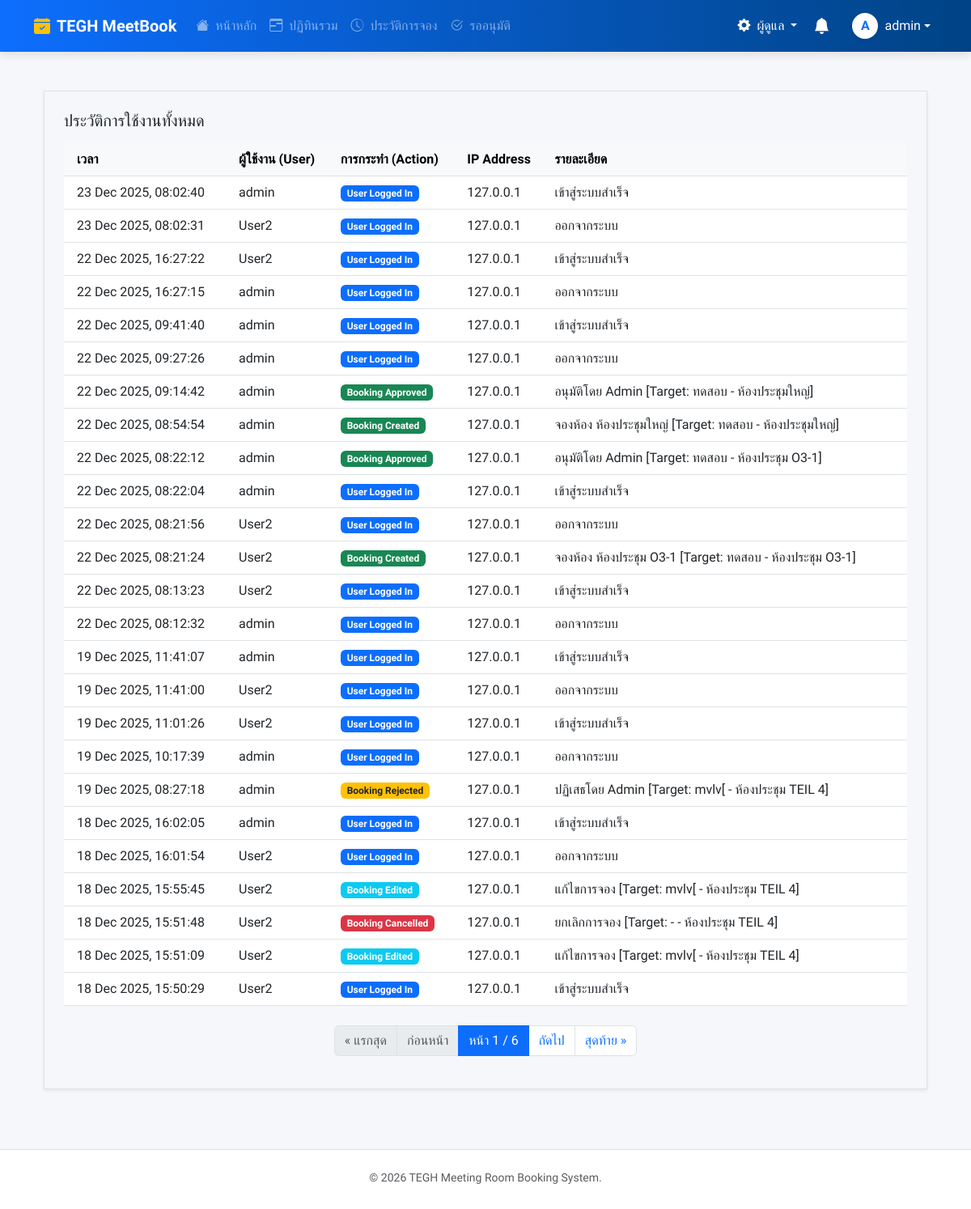
/audit-log/ (signed in), run on an earlier commit of the app's database.
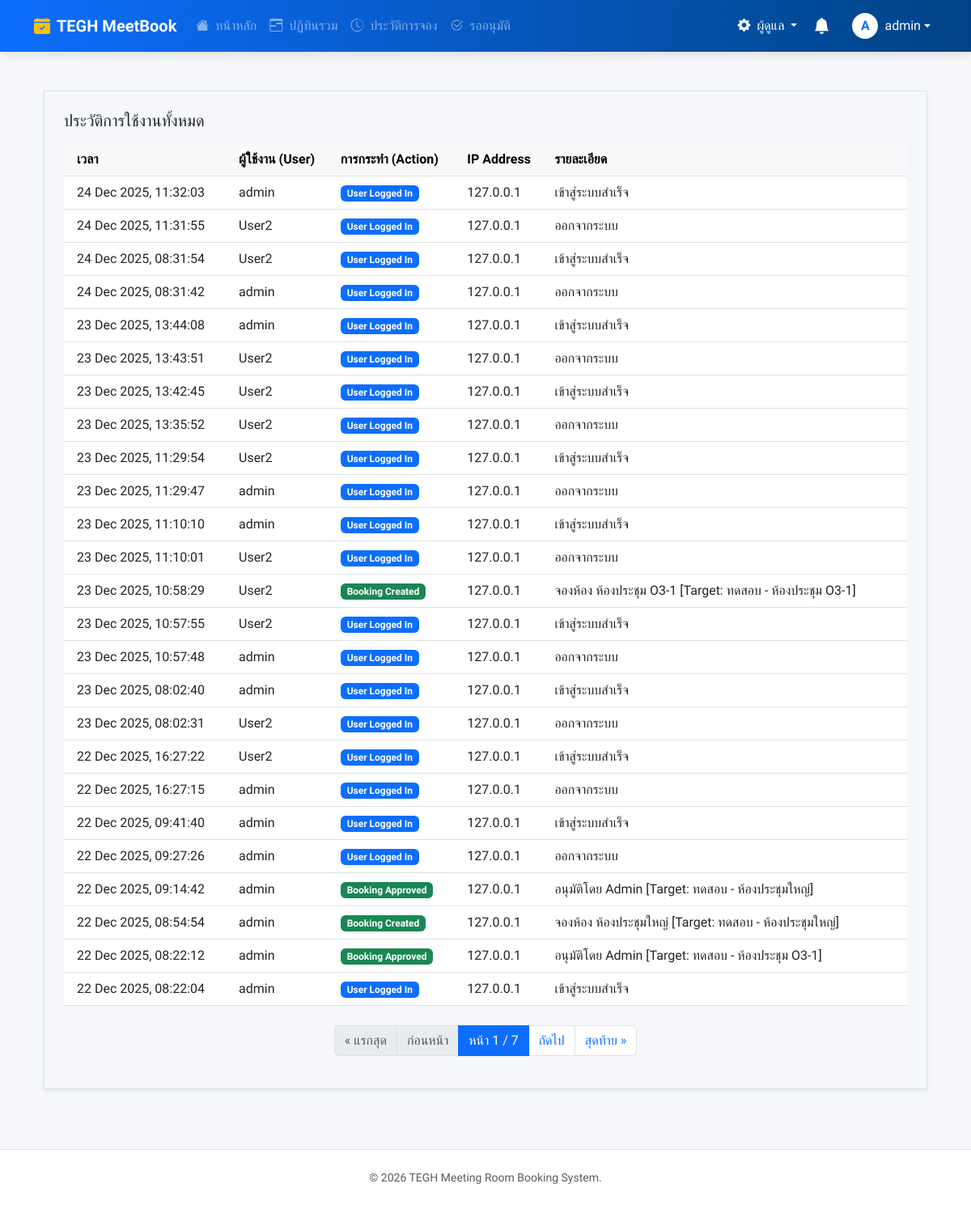
And on a later commit of the database.
### booking/models.py (models this page shows, shortened)
class AuditLog(models.Model):
    ACTION_CHOICES = [
        ('LOGIN', 'User Logged In'),
        ('BOOKING_CREATED', 'Booking Created'),
        ('BOOKING_EDITED', 'Booking Edited'),
        ('BOOKING_CANCELLED', 'Booking Cancelled'),
        ('BOOKING_APPROVED', 'Booking Approved'),
        ('BOOKING_REJECTED', 'Booking Rejected'),
        ('OUTLOOK_SYNC', 'Outlook Synced'),
    ]
    user = models.ForeignKey(User, on_delete=models.SET_NULL, null=True, blank=True)
    action = models.CharField(max_length=20, choices=ACTION_CHOICES)
    timestamp = models.DateTimeField(auto_now_add=True)
    details = models.TextField(blank=True, null=True)
    ip_address = models.GenericIPAddressField(null=True, blank=True)
    class Meta:
        ordering = ['-timestamp']

### booking/views.py (the view)
# urls.py: path('audit-log/', views.audit_log_view, name='audit_log'),
@login_required
def audit_log_view(request):
    logs = AuditLog.objects.all().order_by('-timestamp')
    paginator = Paginator(logs, 25)
    page_obj = paginator.get_page(request.GET.get('page'))
    return render(request, 'pages/audit_log.html', {**get_base_context(request), 'page_obj': page_obj})

### booking/views.py (called while the page is built)
def is_admin(user):
    return user.is_authenticated and (user.is_superuser or user.is_staff or user.groups.filter(name='Admin').exists())

def is_approver_or_admin(user):
    return user.is_authenticated and (user.is_superuser or user.is_staff or user.groups.filter(name__in=['Approver', 'Admin']).exists())

### templates/pages/audit_log.html (shortened to what this page needs)
{% extends 'base.html' %}
{% load static %}
{% block content %}
<div class="container-fluid py-4">
    <div class="content-card shadow-sm border p-3 p-md-4">
        <h5 class="mb-3">ประวัติการใช้งานทั้งหมด</h5>
        <div class="table-responsive">
            <table class="table table-hover mb-0 align-middle">
                <thead class="table-light">
                    <tr>
                        <th scope="col" class="ps-3">เวลา</th>
                        <th scope="col">ผู้ใช้งาน (User)</th>
                        <th scope="col">การกระทำ (Action)</th>
                        <th scope="col">IP Address</th>
                        <th scope="col">รายละเอียด</th>
                    </tr>
                </thead>
                <tbody>
                    {% for log in page_obj %}
                    <tr>
                        <td class="ps-3">{{ log.timestamp|date:"d M Y, H:i:s" }}</td>
                        <td>
                            {% if log.user %}
                                {{ log.user.username }}
                            {% else %}
                                <span class="text-muted small">(N/A)</span>
                            {% endif %}
                        </td>
                        <td>
                            <span class="badge
                                {% if log.action == 'LOGIN' %}bg-primary
                                {% elif log.action == 'BOOKING_CREATED' %}bg-success
                                {% elif log.action == 'BOOKING_EDITED' %}bg-info
                                {% elif log.action == 'BOOKING_APPROVED' %}bg-success
                                {% elif log.action == 'BOOKING_REJECTED' %}bg-warning text-dark
                                {% elif log.action == 'BOOKING_CANCELLED' %}bg-danger
                                {% else %}bg-secondary{% endif %}">
                                {{ log.get_action_display }}
                            </span>
                        </td>
                        <td>{{ log.ip_address|default:"-" }}</td>
                        <td>{{ log.details|default:"-" }}</td>
                    </tr>
                    {% endfor %}
                </tbody>
            </table>
        </div>
        {% if page_obj.has_other_pages %}
            <nav aria-label="Page navigation" class="mt-4">
                <ul class="pagination justify-content-center">
                    {% if page_obj.has_previous %}
                        <li class="page-item"><a class="page-link" href="?page=1">&laquo; แรกสุด</a></li>
                        <li class="page-item"><a class="page-link" href="?page={{ page_obj.previous_page_number }}">ก่อนหน้า</a></li>
                    {% else %}
                        <li class="page-item disabled"><span class="page-link">&laquo; แรกสุด</span></li>
                        <li class="page-item disabled"><span class="page-link">ก่อนหน้า</span></li>
                    {% endif %}
                    <li class="page-item active" aria-current="page">
                        <span class="page-link">หน้า {{ page_obj.number }} / {{ page_obj.paginator.num_pages }}</span>
                    </li>
                    {% if page_obj.has_next %}
                        <li class="page-item"><a class="page-link" href="?page={{ page_obj.next_page_number }}">ถัดไป</a></li>
                        <li class="page-item"><a class="page-link" href="?page={{ page_obj.paginator.num_pages }}">สุดท้าย &raquo;</a></li>
                    {% else %}
                        <li class="page-item disabled"><span class="page-link">ถัดไป</span></li>
                        <li class="page-item disabled"><span class="page-link">สุดท้าย &raquo;</span></li>
                    {% endif %}
                </ul>
            </nav>
        {% endif %}
    </div>
</div>
{% endblock %}

### templates/base.html (shortened to what this page needs)
<!DOCTYPE html>
<html lang="th">
<head>
    <link href="https://cdn.jsdelivr.net/npm/bootstrap@5.3.0/dist/css/bootstrap.min.css" rel="stylesheet">
    <link rel="stylesheet" href="https://cdn.jsdelivr.net/npm/bootstrap-icons@1.11.0/font/bootstrap-icons.css">
    <link href="https://cdn.jsdelivr.net/npm/select2@4.1.0-rc.0/dist/css/select2.min.css" rel="stylesheet" />
    <link rel="stylesheet" href="https://cdn.jsdelivr.net/npm/select2-bootstrap-5-theme@1.3.0/dist/select2-bootstrap-5-theme.min.css" />
</head>
<body class="d-flex flex-column min-vh-100">
    <nav class="navbar navbar-expand-lg navbar-dark navbar-premium sticky-top">
        <div class="container">
            <a class="navbar-brand fw-bold d-flex align-items-center" href="{% url 'dashboard' %}">
                <i class="bi bi-calendar-check-fill me-2 text-warning"></i>
                TEGH MeetBook
            </a>
            <div class="collapse navbar-collapse" id="navbarNav">
                <ul class="navbar-nav me-auto">
                    {% for item in menu_items %}
                    <li class="nav-item">
                        <a class="nav-link {% if item.active %}active text-white{% else %}text-white-50{% endif %}" href="{% url item.url_name %}">
                            <i class="bi {{ item.icon }} me-1"></i> {{ item.label }}
                        </a>
                    </li>
                    {% endfor %}
                </ul>
                <ul class="navbar-nav align-items-center gap-1">
                    {% if is_admin_user %}
                    <li class="nav-item dropdown">
                        <a class="nav-link dropdown-toggle text-white" href="#" data-bs-toggle="dropdown">
                            <i class="bi bi-gear-fill me-1"></i> ผู้ดูแล
                        </a>
                    </li>
                    {% endif %}
                    <li class="nav-item dropdown">
                        <a class="nav-link position-relative text-white" href="#" id="notificationDropdown" role="button" data-bs-toggle="dropdown" aria-expanded="false">
                            <i class="bi bi-bell-fill fs-5"></i>
                        </a>
                    </li>
                    {% if user.is_authenticated %}
                    <li class="nav-item dropdown ms-2">
                        <a class="nav-link dropdown-toggle text-white d-flex align-items-center" href="#" data-bs-toggle="dropdown">
                            <div class="bg-white text-primary rounded-circle d-flex align-items-center justify-content-center fw-bold me-2 shadow-sm" style="width: 32px; height: 32px;">
                                {{ user.username|make_list|first|upper }}
                            </div>
                            <span class="d-none d-lg-inline">{{ user.username }}</span>
                        </a>
                    </li>
                    {% else %}
                    <li class="nav-item"><a class="nav-link text-white fw-bold" href="{% url 'login' %}">เข้าสู่ระบบ</a></li>
                    {% endif %}
                </ul>
            </div>
        </div>
    </nav>
    <main class="main-wrapper mt-4">
        <div class="container">
            {% block content %}{% endblock %}
        </div>
    </main>
    <footer class="bg-white border-top py-4 mt-auto">
        <div class="container text-center text-muted small">
            <p class="mb-1">&copy; 2026 TEGH Meeting Room Booking System.</p>
        </div>
    </footer>
</body>
</html>

What changed in the data, as far as the page shows it:
no longer on this page (row unchanged): AuditLog: timestamp "22 Dec 2025, 08:21:56", user.username "User2", action "User Logged In", ip_address "127.0.0.1", details "ออกจากระบบ"
no longer on this page (row unchanged): AuditLog: timestamp "22 Dec 2025, 08:21:24", user.username "User2", action "Booking Created", ip_address "127.0.0.1", details "จองห้อง ห้องประชุม O3-1 [Target: ทดสอบ - ห้องประชุม O3-1]"
no longer on this page (row unchanged): AuditLog: timestamp "22 Dec 2025, 08:13:23", user.username "User2", action "User Logged In", ip_address "127.0.0.1", details "เข้าสู่ระบบสำเร็จ"
no longer on this page (row unchanged): AuditLog: timestamp "22 Dec 2025, 08:12:32", user.username "admin", action "User Logged In", ip_address "127.0.0.1", details "ออกจากระบบ"
no longer on this page (row unchanged): AuditLog: timestamp "19 Dec 2025, 11:41:07", user.username "admin", action "User Logged In", ip_address "127.0.0.1", details "เข้าสู่ระบบสำเร็จ"
no longer on this page (row unchanged): AuditLog: timestamp "19 Dec 2025, 11:41:00", user.username "User2", action "User Logged In", ip_address "127.0.0.1", details "ออกจากระบบ"
no longer on this page (row unchanged): AuditLog: timestamp "19 Dec 2025, 11:01:26", user.username "User2", action "User Logged In", ip_address "127.0.0.1", details "เข้าสู่ระบบสำเร็จ"
no longer on this page (row unchanged): AuditLog: timestamp "19 Dec 2025, 10:17:39", user.username "admin", action "User Logged In", ip_address "127.0.0.1", details "ออกจากระบบ"
no longer on this page (row unchanged): AuditLog: timestamp "19 Dec 2025, 08:27:18", user.username "admin", action "Booking Rejected", ip_address "127.0.0.1", details "ปฏิเสธโดย Admin [Target: mvlv[ - ห้องประชุม TEIL 4]"
no longer on this page (row unchanged): AuditLog: timestamp "18 Dec 2025, 16:02:05", user.username "admin", action "User Logged In", ip_address "127.0.0.1", details "เข้าสู่ระบบสำเร็จ"
no longer on this page (row unchanged): AuditLog: timestamp "18 Dec 2025, 16:01:54", user.username "User2", action "User Logged In", ip_address "127.0.0.1", details "ออกจากระบบ"
no longer on this page (row unchanged): AuditLog: timestamp "18 Dec 2025, 15:55:45", user.username "User2", action "Booking Edited", ip_address "127.0.0.1", details "แก้ไขการจอง [Target: mvlv[ - ห้องประชุม TEIL 4]"
no longer on this page (row unchanged): AuditLog: timestamp "18 Dec 2025, 15:51:48", user.username "User2", action "Booking Cancelled", ip_address "127.0.0.1", details "ยกเลิกการจอง [Target: - - ห้องประชุม TEIL 4]"
no longer on this page (row unchanged): AuditLog: timestamp "18 Dec 2025, 15:51:09", user.username "User2", action "Booking Edited", ip_address "127.0.0.1", details "แก้ไขการจอง [Target: mvlv[ - ห้องประชุม TEIL 4]"
no longer on this page (row unchanged): AuditLog: timestamp "18 Dec 2025, 15:50:29", user.username "User2", action "User Logged In", ip_address "127.0.0.1", details "เข้าสู่ระบบสำเร็จ"
added AuditLog: timestamp "24 Dec 2025, 11:32:03", user.username "admin", action "User Logged In", ip_address "127.0.0.1", details "เข้าสู่ระบบสำเร็จ"
added AuditLog: timestamp "24 Dec 2025, 11:31:55", user.username "User2", action "User Logged In", ip_address "127.0.0.1", details "ออกจากระบบ"
added AuditLog: timestamp "24 Dec 2025, 08:31:54", user.username "User2", action "User Logged In", ip_address "127.0.0.1", details "เข้าสู่ระบบสำเร็จ"
added AuditLog: timestamp "24 Dec 2025, 08:31:42", user.username "admin", action "User Logged In", ip_address "127.0.0.1", details "ออกจากระบบ"
added AuditLog: timestamp "23 Dec 2025, 13:44:08", user.username "admin", action "User Logged In", ip_address "127.0.0.1", details "เข้าสู่ระบบสำเร็จ"
added AuditLog: timestamp "23 Dec 2025, 13:43:51", user.username "User2", action "User Logged In", ip_address "127.0.0.1", details "ออกจากระบบ"
added AuditLog: timestamp "23 Dec 2025, 13:42:45", user.username "User2", action "User Logged In", ip_address "127.0.0.1", details "เข้าสู่ระบบสำเร็จ"
added AuditLog: timestamp "23 Dec 2025, 13:35:52", user.username "User2", action "User Logged In", ip_address "127.0.0.1", details "ออกจากระบบ"
added AuditLog: timestamp "23 Dec 2025, 11:29:54", user.username "User2", action "User Logged In", ip_address "127.0.0.1", details "เข้าสู่ระบบสำเร็จ"
added AuditLog: timestamp "23 Dec 2025, 11:29:47", user.username "admin", action "User Logged In", ip_address "127.0.0.1", details "ออกจากระบบ"
added AuditLog: timestamp "23 Dec 2025, 11:10:10", user.username "admin", action "User Logged In", ip_address "127.0.0.1", details "เข้าสู่ระบบสำเร็จ"
added AuditLog: timestamp "23 Dec 2025, 11:10:01", user.username "User2", action "User Logged In", ip_address "127.0.0.1", details "ออกจากระบบ"
added AuditLog: timestamp "23 Dec 2025, 10:58:29", user.username "User2", action "Booking Created", ip_address "127.0.0.1", details "จองห้อง ห้องประชุม O3-1 [Target: ทดสอบ - ห้องประชุม O3-1]"
added AuditLog: timestamp "23 Dec 2025, 10:57:55", user.username "User2", action "User Logged In", ip_address "127.0.0.1", details "เข้าสู่ระบบสำเร็จ"
added AuditLog: timestamp "23 Dec 2025, 10:57:48", user.username "admin", action "User Logged In", ip_address "127.0.0.1", details "ออกจากระบบ"
Also different on the page:
{{ page_obj.paginator.num_pages }}: "6" → "7"
